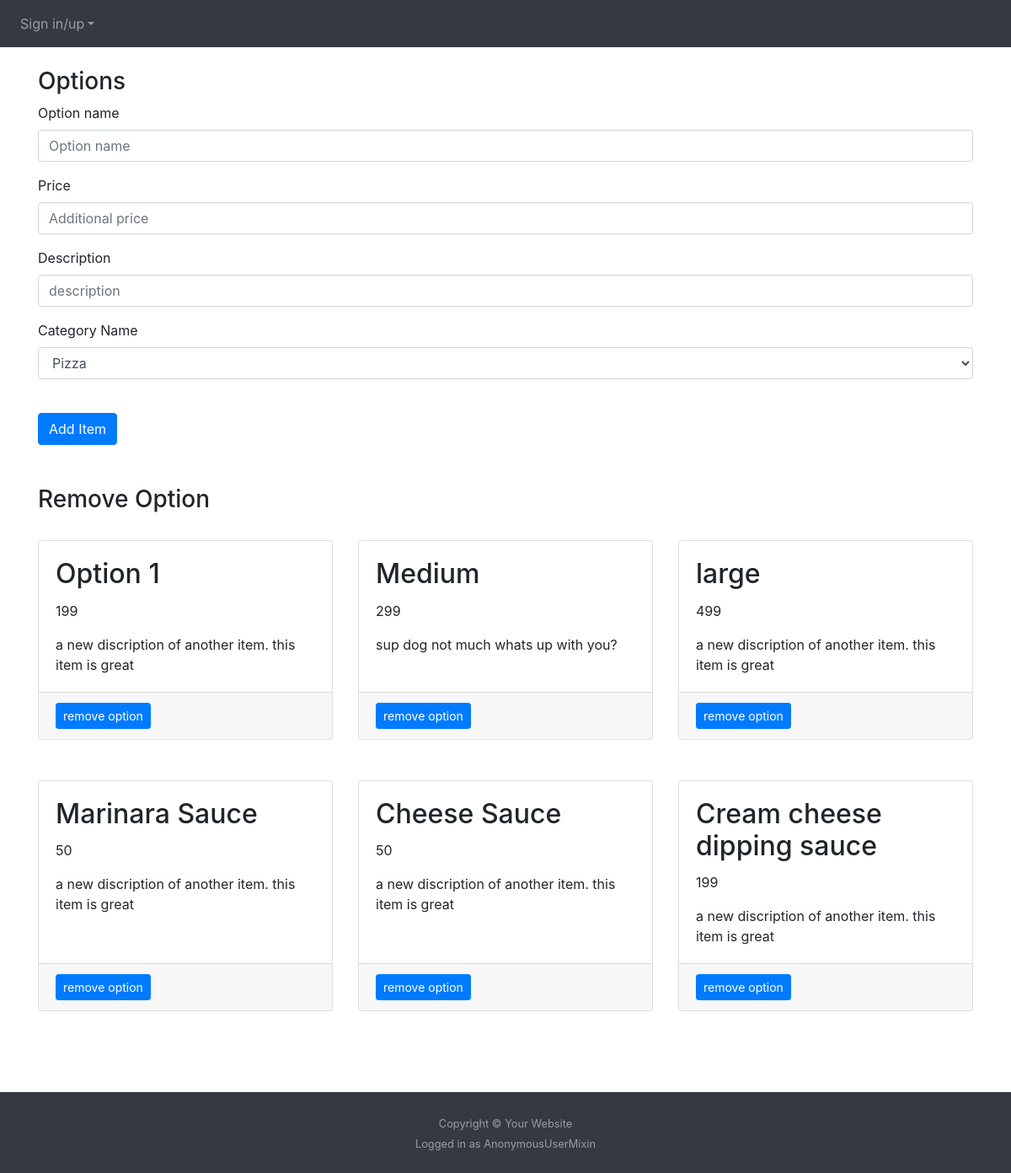
/addoptions, run on an earlier commit of the app's database.
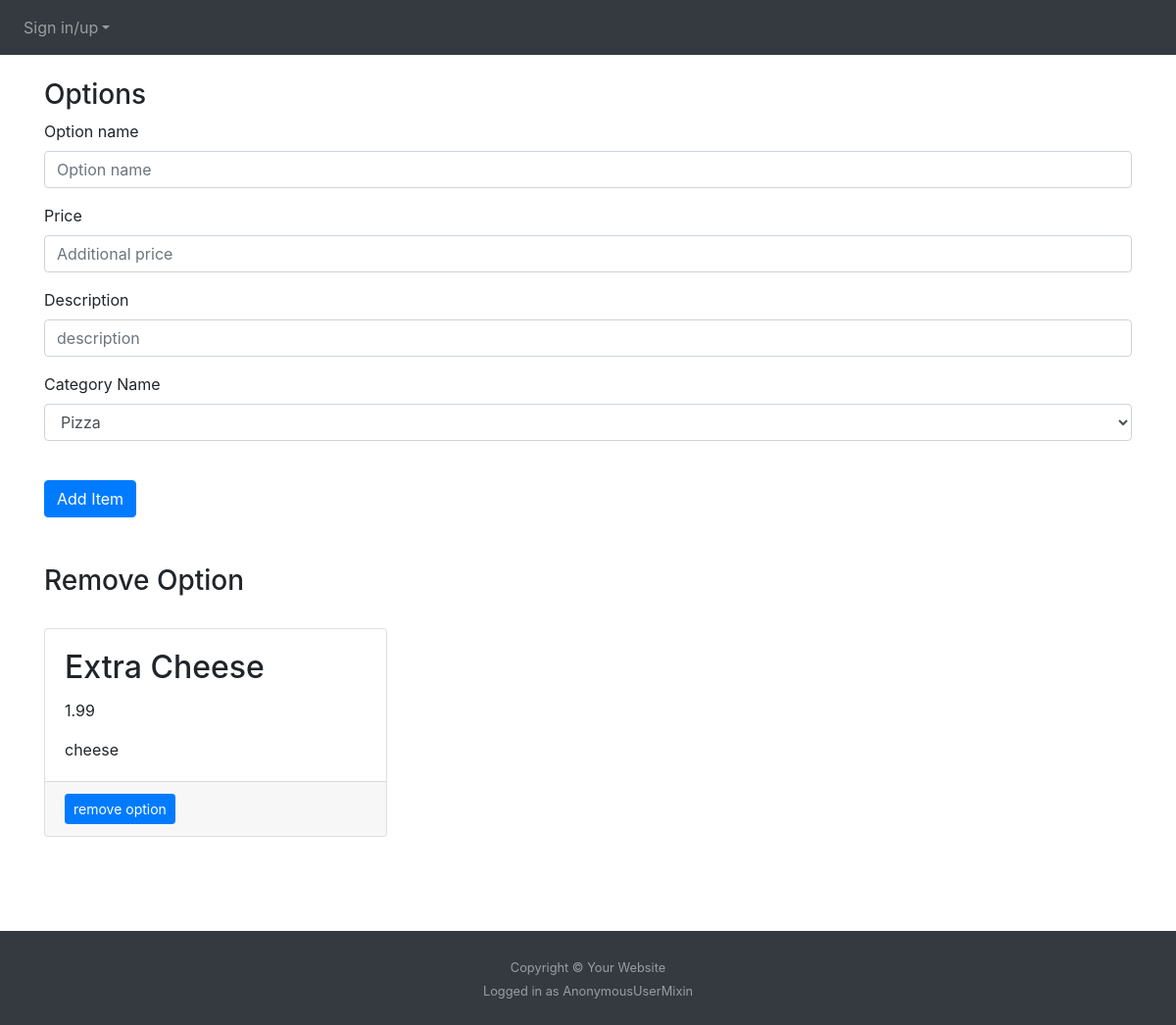
And on a later commit of the database.
### website/models.py (models this page shows)
class Option(db.Model):
    id = db.Column(db.Integer, primary_key=True)
    name = db.Column(db.String(150))
    price = db.Column(db.Integer)
    description = db.Column(db.String(500))
    category = db.Column(db.Integer)

### website/admin.py (the view)
@admin.route('/addoptions', methods=['POST', 'GET'])
def addoptions():
    if request.method == 'POST':
        name = request.form.get('name')
        price = request.form.get('price')
        description = request.form.get('description')
        category = request.form.get('category')
        new_option = Option(name=name, price=price, description=description, category=category)
        db.session.add(new_option)
        db.session.commit()
        flash('Option added!', category='success')
        return redirect(url_for('admin.addoptions'))
    else:
        rows = Cart.query.filter(Cart.id).count()
        return render_template('itemoption.html', user=current_user, rows=rows, options=get_options())

### website/menu.py (called while the page is built)
def get_options():
    ids = [id[0] for id in Option.query.with_entities(Option.id).all()]
    all_options = []
    for id in ids:
        option = Option.query.filter_by(id=id).first()
        grabber = {'id':0, 'name':'', 'price':0, 'description': '', 'category': 0}
        grabber['id'] = option.id
        grabber['name'] = option.name
        grabber['price'] = option.price
        grabber['description'] = option.description
        grabber['category'] = option.category
        all_options.append(grabber)
    return all_options

### website/templates/itemoption.html (shortened to what this page needs)
{% extends "base.html" %} {% block title %}Cart{% endblock %}
{% block content%}
<form method="POST" enctype="multipart/form-data">
    <br/>
    <h3>Options</h3>
    <div class="form-group">
      <label for="name">Option name</label>
      <input
        type="name"
        class="form-control"
        id="name"
        name="name"
        placeholder="Option name"
      />
    </div>
    <div class="form-group">
      <label for="price">Price</label>
      <input
        type="price"
        class="form-control"
        id="price"
        name="price"
        placeholder="Additional price"
      />
    </div>
    <div class="form-group">
      <label for="description">Description</label>
      <input
        type="description"
        class="form-control"
        id="description"
        name="description"
        placeholder="description"
      />
    </div>
    <div class="form-group">
      <label for="category">Category Name</label>
      <select name="category" class="form-control" id="category">
        <option value="1">Pizza</option>
      </select>
    </div>
    <br/><button type="submit" class="btn btn-primary">Add Item</button>
</form>
<br/><br/>
<h3>Remove Option</h3>
<br/>
<div class="row gx-4 gx-lg-5">
  {% for i in options %}
  <div class="col-md-4 mb-5">
      <div class="card h-100">
          <div class="card-body">
              <h2 class="card-title">{{i.name}}</h2>
              <p class="card-text">{{i.price}} </p>
              <p class="card-text">{{i.description}}</p>
          </div>
          <div class="card-footer"><a class="btn btn-primary btn-sm" href="{{ url_for ('admin.remove_option', id=i.id) }}">remove option</a></div>
      </div>
  </div>
  {% endfor %}
</div>
<br/><br/>
{% endblock %}

What changed in the data, as far as the page shows it:
removed Option: name "Option 1", price "199", description "a new discription of another item. this item is great"
removed Option: name "Medium", price "299", description "sup dog not much whats up with you?"
removed Option: name "large", price "499", description "a new discription of another item. this item is great"
removed Option: name "Marinara Sauce", price "50", description "a new discription of another item. this item is great"
removed Option: name "Cheese Sauce", price "50", description "a new discription of another item. this item is great"
removed Option: name "Cream cheese dipping sauce", price "199", description "a new discription of another item. this item is great"
added Option: name "Extra Cheese", price "1.99", description "cheese"
